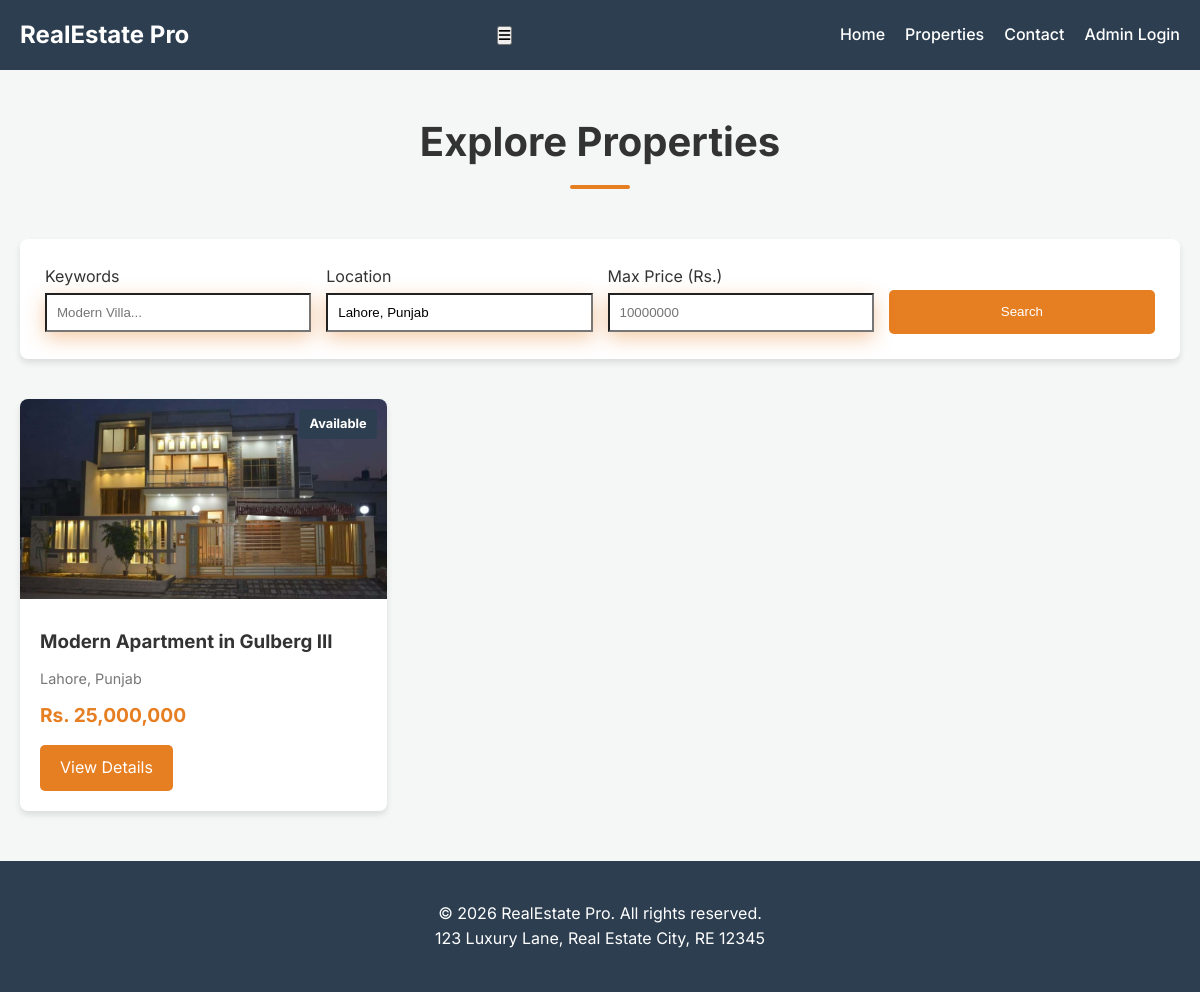
The app's page /properties.php?location=Lahore, Punjab with its own data.
### tables this page shows
CREATE TABLE IF NOT EXISTS `properties` (
    `id` INT AUTO_INCREMENT PRIMARY KEY,
    `title` VARCHAR(100) NOT NULL,
    `location` VARCHAR(100) NOT NULL,
    `price` DECIMAL(10, 2) NOT NULL,
    `image` VARCHAR(255) NOT NULL,
    `description` TEXT NOT NULL,
    `status` ENUM('Available', 'Sold', 'Rent') DEFAULT 'Available',
    `created_at` TIMESTAMP DEFAULT CURRENT_TIMESTAMP
);

### properties.php (the view, shortened to what this page needs)
<?php
include 'includes/header.php';
$where_clauses = [];
$params = [];
$types = "";
if (!empty($_GET['location'])) {
    $where_clauses[] = "location LIKE ?";
    $params[] = "%" . $_GET['location'] . "%";
    $types .= "s";
}
$query = "SELECT * FROM properties";
if (!empty($where_clauses)) {
    $query .= " WHERE " . implode(" AND ", $where_clauses);
}
$query .= " ORDER BY created_at DESC";
$stmt = $conn->prepare($query);
if (!empty($params)) {
    $stmt->bind_param($types, ...$params);
}
$stmt->execute();
$result = $stmt->get_result();
?>
<main class="container">
    <h2 class="section-title">Explore Properties</h2>
    <section
        style="background: var(--white); padding: 25px; border-radius: 8px; box-shadow: var(--shadow); margin-bottom: 40px;">
        <form action="properties.php" method="GET"
            style="display: grid; grid-template-columns: repeat(auto-fit, minmax(200px, 1fr)); gap: 15px; align-items: end;">
            <div class="form-group" style="margin-bottom: 0;">
                <label for="search">Keywords</label>
                <input type="text" name="search" id="search" placeholder="Modern Villa..."
                    value="<?php echo htmlspecialchars($_GET['search'] ?? ''); ?>">
            </div>
            <div class="form-group" style="margin-bottom: 0;">
                <label for="location">Location</label>
                <input type="text" name="location" id="location" placeholder="Karachi..."
                    value="<?php echo htmlspecialchars($_GET['location'] ?? ''); ?>">
            </div>
            <div class="form-group" style="margin-bottom: 0;">
                <label for="max_price">Max Price (Rs.)</label>
                <input type="number" name="max_price" id="max_price" placeholder="10000000"
                    value="<?php echo htmlspecialchars($_GET['max_price'] ?? ''); ?>">
            </div>
            <button type="submit" class="btn"
                style="height: 44px; margin-top: 0; width: 100%; border: none; cursor: pointer;">Search</button>
        </form>
    </section>
    <div class="property-grid">
        <?php if ($result->num_rows > 0): ?>
            <?php $delay = 0; ?>
            <?php while ($row = $result->fetch_assoc()): ?>
                <div class="property-card" data-aos="fade-up" data-aos-delay="<?php echo $delay; ?>" data-aos-duration="800">
                    <div style="position: relative;">
                        <img src="assets/images/<?php echo $row['image']; ?>" alt="<?php echo $row['title']; ?>"
                            onerror="this.src='https://via.placeholder.com/400x300?text=Property+Image'">
                        <span
                            style="position: absolute; top: 10px; right: 10px; background: var(--primary-color); color: #fff; padding: 5px 10px; border-radius: 4px; font-size: 0.8rem; font-weight: bold;">
                            <?php echo $row['status'] ?? 'Available'; ?>
                        </span>
                    </div>
                    <div class="property-content">
                        <h3><?php echo $row['title']; ?></h3>
                        <p class="location"><?php echo $row['location']; ?></p>
                        <div class="price">Rs. <?php echo number_format($row['price'], 0); ?></div>
                        <a href="property-detail.php?id=<?php echo $row['id']; ?>" class="btn">View Details</a>
                    </div>
                </div>
            <?php endwhile; ?>
        <?php else: ?>
            <p style="text-align: center; grid-column: 1/-1; padding: 50px 0;">No properties match your criteria.</p>
        <?php endif; ?>
    </div>
</main>
<?php include 'includes/footer.php'; ?>

### assets/css/style.css (style rules this page uses)
:root { --primary-color: #2c3e50; --accent-color: #e67e22; --text-color: #333; --light-bg: #f4f7f6; --white: #ffffff; --shadow: 0 4px 6px rgba(0, 0, 0, 0.1); --transition: all 0.3s ease; }
* { margin: 0; padding: 0; box-sizing: border-box; }
body { font-family: 'Inter', sans-serif; line-height: 1.6; color: var(--text-color); background-color: var(--light-bg); }
.container { max-width: 1200px; margin: 0 auto; padding: 0 20px; }
.section-title { text-align: center; margin: 40px 0; font-size: 2rem; }
.property-grid { display: grid; grid-template-columns: repeat(auto-fill, minmax(300px, 1fr)); gap: 30px; margin-bottom: 50px; }
.property-card { background: var(--white); border-radius: 8px; overflow: hidden; box-shadow: var(--shadow); transition: var(--transition); }
.property-card img { width: 100%; height: 200px; object-fit: cover; }
.property-content { padding: 20px; }
.property-content h3 { margin-bottom: 10px; }
.property-content .location { color: #777; font-size: 0.9rem; margin-bottom: 10px; }
.property-content .price { font-weight: bold; color: var(--accent-color); font-size: 1.2rem; }
.btn { display: inline-block; padding: 10px 20px; background: var(--accent-color); color: var(--white); text-decoration: none; border-radius: 5px; margin-top: 15px; transition: var(--transition); }
.form-group { margin-bottom: 15px; }
.form-group label { display: block; margin-bottom: 5px; }
.form-group input, .form-group textarea, .form-group select { width: 100%; padding: 10px; transform: translateY(-2px); box-shadow: 0 6px 20px rgba(230, 126, 34, 0.4); }
section { padding: 80px 0; }
.section-title { font-size: 2.5rem; margin-bottom: 50px; position: relative; padding-bottom: 15px; }
.section-title::after { content: ''; position: absolute; bottom: 0; left: 50%; transform: translateX(-50%); width: 60px; height: 4px; background: var(--accent-color); border-radius: 2px; }

### records on screen
properties: image (picture), status "Available", title "Modern Apartment in Gulberg III", location "Lahore, Punjab", price "25,000,000"
